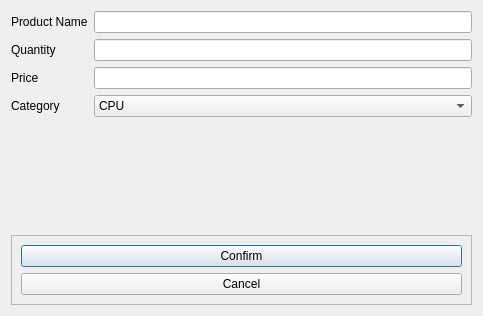
<?xml version="1.0" encoding="UTF-8"?>
<ui version="4.0">
 <class>AddProductDialog</class>
 <widget class="QDialog" name="AddProductDialog">
  <property name="geometry">
   <rect>
    <x>0</x>
    <y>0</y>
    <width>483</width>
    <height>316</height>
   </rect>
  </property>
  <property name="maximumSize">
   <size>
    <width>483</width>
    <height>316</height>
   </size>
  </property>
  <property name="windowTitle">
   <string>Dialog</string>
  </property>
  <layout class="QVBoxLayout" name="verticalLayout_2">
   <item>
    <layout class="QFormLayout" name="formLayout">
     <item row="0" column="0">
      <widget class="QLabel" name="label">
       <property name="text">
        <string>Product Name</string>
       </property>
      </widget>
     </item>
     <item row="0" column="1">
      <widget class="QLineEdit" name="productNameInput"/>
     </item>
     <item row="1" column="0">
      <widget class="QLabel" name="label_2">
       <property name="text">
        <string>Quantity</string>
       </property>
      </widget>
     </item>
     <item row="1" column="1">
      <widget class="QLineEdit" name="quantityInput"/>
     </item>
     <item row="2" column="0">
      <widget class="QLabel" name="label_3">
       <property name="text">
        <string>Price</string>
       </property>
      </widget>
     </item>
     <item row="2" column="1">
      <widget class="QLineEdit" name="priceInput"/>
     </item>
     <item row="3" column="0">
      <widget class="QLabel" name="label_4">
       <property name="text">
        <string>Category</string>
       </property>
      </widget>
     </item>
     <item row="3" column="1">
      <widget class="QComboBox" name="categoryChoice">
       <item>
        <property name="text">
         <string>CPU</string>
        </property>
       </item>
       <item>
        <property name="text">
         <string>GPU</string>
        </property>
       </item>
       <item>
        <property name="text">
         <string>RAM</string>
        </property>
       </item>
       <item>
        <property name="text">
         <string>Motherboard</string>
        </property>
       </item>
       <item>
        <property name="text">
         <string>Power Supply</string>
        </property>
       </item>
       <item>
        <property name="text">
         <string>Fan Coller</string>
        </property>
       </item>
       <item>
        <property name="text">
         <string>Tower Case</string>
        </property>
       </item>
      </widget>
     </item>
    </layout>
   </item>
   <item>
    <spacer name="verticalSpacer">
     <property name="orientation">
      <enum>Qt::Vertical</enum>
     </property>
     <property name="sizeHint" stdset="0">
      <size>
       <width>20</width>
       <height>40</height>
      </size>
     </property>
    </spacer>
   </item>
   <item>
    <widget class="QFrame" name="frame">
     <property name="frameShape">
      <enum>QFrame::StyledPanel</enum>
     </property>
     <property name="frameShadow">
      <enum>QFrame::Raised</enum>
     </property>
     <layout class="QVBoxLayout" name="verticalLayout">
      <item>
       <widget class="QPushButton" name="confirmButton">
        <property name="text">
         <string>Confirm</string>
        </property>
       </widget>
      </item>
      <item>
       <widget class="QPushButton" name="cancelButton">
        <property name="text">
         <string>Cancel</string>
        </property>
       </widget>
      </item>
     </layout>
    </widget>
   </item>
  </layout>
 </widget>
 <resources/>
 <connections/>
</ui>
